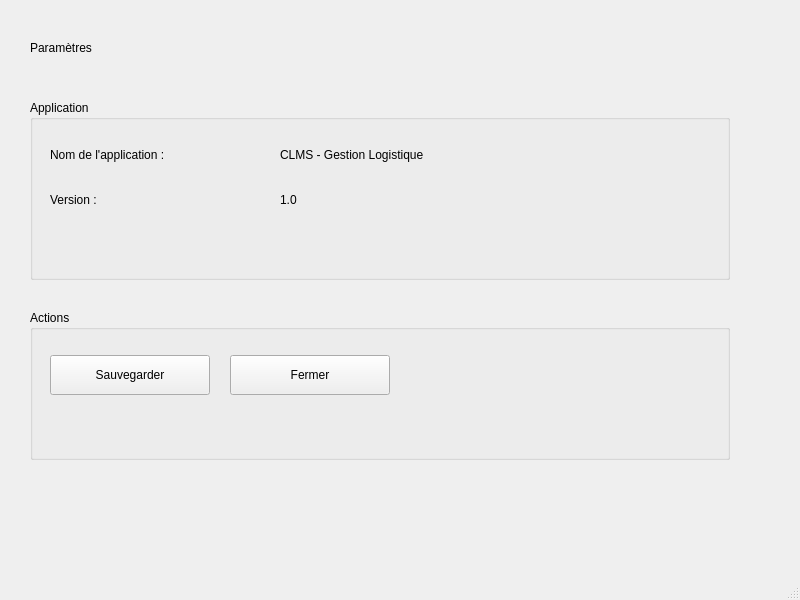
<?xml version="1.0" encoding="UTF-8"?>

<ui version="4.0">
 <class>ParametresWindow</class>
 <widget class="QMainWindow" name="ParametresWindow">
  <property name="geometry">
   <rect>
    <x>0</x>
    <y>0</y>
    <width>800</width>
    <height>600</height>
   </rect>
  </property>
  <property name="windowTitle">
   <string>CLMS - Paramètres</string>
  </property>

  <widget class="QWidget" name="centralwidget">

   <widget class="QLabel" name="lblTitre">
    <property name="geometry">
     <rect>
      <x>30</x>
      <y>25</y>
      <width>700</width>
      <height>45</height>
     </rect>
    </property>
    <property name="text">
     <string>Paramètres</string>
    </property>
   </widget>

   <widget class="QGroupBox" name="groupApplication">
    <property name="geometry">
     <rect>
      <x>30</x>
      <y>100</y>
      <width>700</width>
      <height>180</height>
     </rect>
    </property>
    <property name="title">
     <string>Application</string>
    </property>


<widget class="QLabel" name="lblNomApplication">
 <property name="geometry">
  <rect>
   <x>20</x>
   <y>40</y>
   <width>200</width>
   <height>30</height>
  </rect>
 </property>
 <property name="text">
  <string>Nom de l'application :</string>
 </property>
</widget>

<widget class="QLabel" name="lblNomValeur">
 <property name="geometry">
  <rect>
   <x>250</x>
   <y>40</y>
   <width>300</width>
   <height>30</height>
  </rect>
 </property>
 <property name="text">
  <string>CLMS - Gestion Logistique</string>
 </property>
</widget>

<widget class="QLabel" name="lblVersion">
 <property name="geometry">
  <rect>
   <x>20</x>
   <y>85</y>
   <width>200</width>
   <height>30</height>
  </rect>
 </property>
 <property name="text">
  <string>Version :</string>
 </property>
</widget>

<widget class="QLabel" name="lblVersionValeur">
 <property name="geometry">
  <rect>
   <x>250</x>
   <y>85</y>
   <width>300</width>
   <height>30</height>
  </rect>
 </property>
 <property name="text">
  <string>1.0</string>
 </property>
</widget>


   </widget>

   <widget class="QGroupBox" name="groupActions">
    <property name="geometry">
     <rect>
      <x>30</x>
      <y>310</y>
      <width>700</width>
      <height>150</height>
     </rect>
    </property>
    <property name="title">
     <string>Actions</string>
    </property>


<widget class="QPushButton" name="btnSauvegarder">
 <property name="geometry">
  <rect>
   <x>20</x>
   <y>45</y>
   <width>160</width>
   <height>40</height>
  </rect>
 </property>
 <property name="text">
  <string>Sauvegarder</string>
 </property>
</widget>

<widget class="QPushButton" name="btnFermer">
 <property name="geometry">
  <rect>
   <x>200</x>
   <y>45</y>
   <width>160</width>
   <height>40</height>
  </rect>
 </property>
 <property name="text">
  <string>Fermer</string>
 </property>
</widget>


   </widget>

  </widget>

  <widget class="QStatusBar" name="statusbar"/>
 </widget>

 <resources/>
 <connections/>
</ui>
